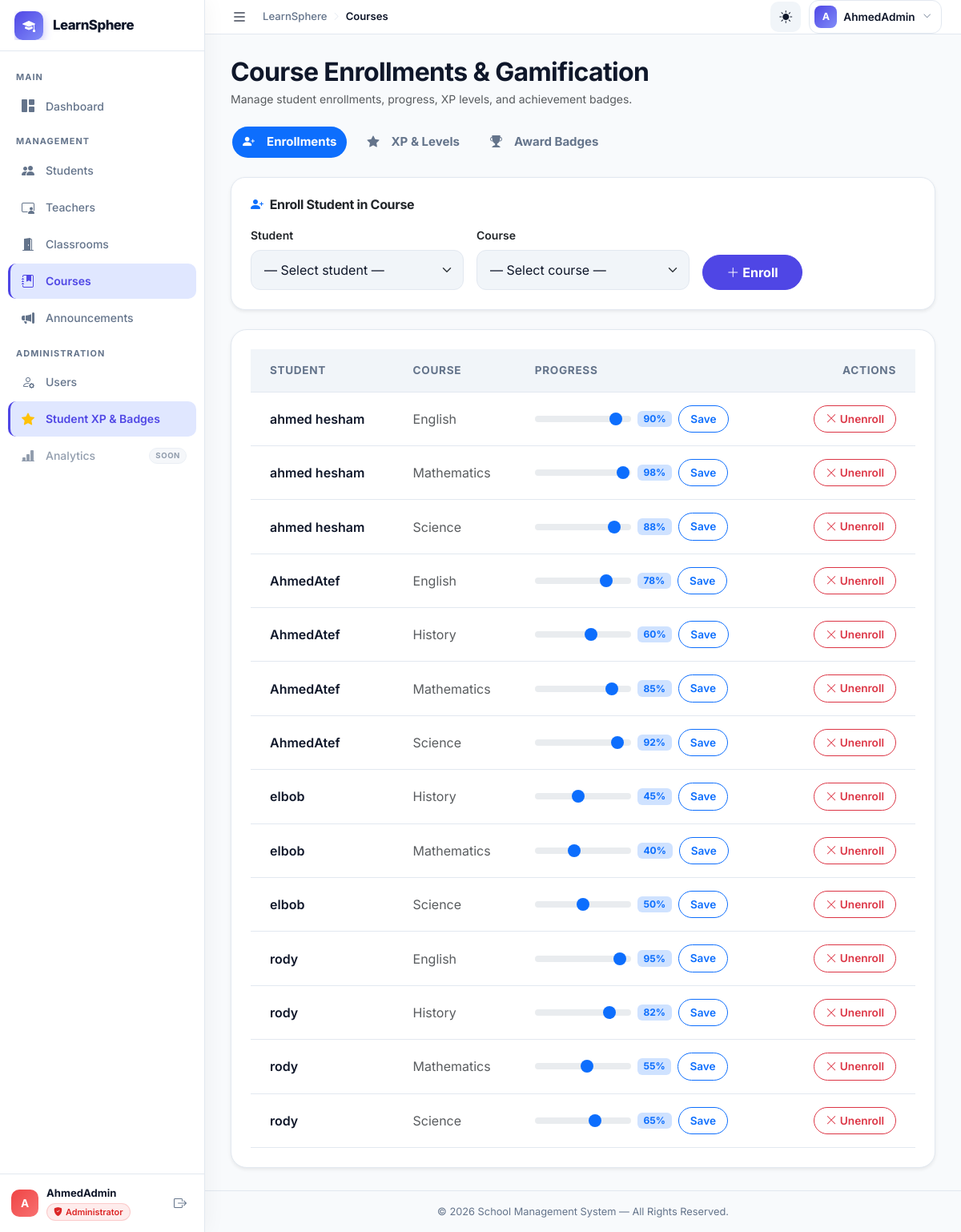
Screenshot of /modules/admin/courses/enrollments.php (signed in) with the database file from the repository.
### tables this page shows
CREATE TABLE `enrollments` (
  `id` int(11) NOT NULL AUTO_INCREMENT,
  `user_id` int(11) NOT NULL,
  `course_id` int(11) NOT NULL,
  `progress` tinyint(4) NOT NULL DEFAULT 0 CHECK (`progress` between 0 and 100),
  `enrolled_at` timestamp NOT NULL DEFAULT current_timestamp(),
  PRIMARY KEY (`id`),
  UNIQUE KEY `uq_enrollment` (`user_id`,`course_id`),
  KEY `fk_enroll_user` (`user_id`),
  KEY `fk_enroll_course` (`course_id`),
  CONSTRAINT `fk_enroll_course` FOREIGN KEY (`course_id`) REFERENCES `courses` (`id`) ON DELETE CASCADE,
  CONSTRAINT `fk_enroll_user` FOREIGN KEY (`user_id`) REFERENCES `users` (`id`) ON DELETE CASCADE
);

CREATE TABLE `users` (
  `id` int(11) NOT NULL AUTO_INCREMENT,
  `username` varchar(100) NOT NULL,
  `email` varchar(150) NOT NULL,
  `password` varchar(255) NOT NULL,
  `role` enum('admin','teacher','student') DEFAULT 'student',
  `created_at` timestamp NOT NULL DEFAULT current_timestamp(),
  PRIMARY KEY (`id`),
  UNIQUE KEY `username` (`username`),
  UNIQUE KEY `email` (`email`)
);

CREATE TABLE `courses` (
  `id` int(11) NOT NULL AUTO_INCREMENT,
  `name` varchar(150) NOT NULL,
  `description` text DEFAULT NULL,
  `icon` varchar(60) DEFAULT 'bi-book-fill',
  `color` enum('primary','success','warning','danger','info') DEFAULT 'primary',
  `teacher_id` int(11) DEFAULT NULL,
  `room_id` int(11) DEFAULT NULL,
  `created_at` timestamp NOT NULL DEFAULT current_timestamp(),
  PRIMARY KEY (`id`),
  KEY `fk_course_teacher` (`teacher_id`),
  KEY `fk_course_room` (`room_id`),
  CONSTRAINT `fk_course_room` FOREIGN KEY (`room_id`) REFERENCES `class_rooms` (`id`) ON DELETE SET NULL,
  CONSTRAINT `fk_course_teacher` FOREIGN KEY (`teacher_id`) REFERENCES `teachers` (`id`) ON DELETE SET NULL
);

### modules/admin/courses/enrollments.php (the view, shortened to what this page needs)
<?php
require_once BASE_PATH . '/config/connect.php';
$enrollments = $conn->query("
    SELECT u.id AS user_id, u.username, c.id AS course_id, c.name AS course, e.progress
    FROM enrollments e
    JOIN users   u ON u.id = e.user_id
    JOIN courses c ON c.id = e.course_id
    ORDER BY u.username, c.name
")->fetch_all(MYSQLI_ASSOC);
require_once BASE_PATH . '/includes/header.php';
?>
<div class="mb-4">
    <h2 class="mb-1">Course Enrollments & Gamification</h2>
    <p class="text-muted small mb-0">Manage student enrollments, progress, XP levels, and achievement badges.</p>
</div>
<ul class="nav nav-pills mb-4 gap-2" id="enrollTabs">
    <li class="nav-item">
        <button class="nav-link active rounded-pill" data-bs-toggle="pill" data-bs-target="#tab-enroll">
            <i class="bi bi-person-plus-fill me-2"></i>Enrollments
        </button>
    </li>
    <li class="nav-item">
        <button class="nav-link rounded-pill" data-bs-toggle="pill" data-bs-target="#tab-xp">
            <i class="bi bi-star-fill me-2"></i>XP & Levels
        </button>
    </li>
    <li class="nav-item">
        <button class="nav-link rounded-pill" data-bs-toggle="pill" data-bs-target="#tab-badges">
            <i class="bi bi-trophy-fill me-2"></i>Award Badges
        </button>
    </li>
</ul>
<div class="tab-content">
    <div class="tab-pane fade show active" id="tab-enroll">
        <div class="card border-0 shadow-sm mb-4" style="background:var(--app-surface);border:1px solid var(--app-border)!important;border-radius:18px;">
            <div class="card-body p-4">
                <h6 class="fw-bold mb-3"><i class="bi bi-person-plus-fill me-2 text-primary"></i>Enroll Student in Course</h6>
                <form method="POST" class="row g-3 align-items-end">
                    <div class="col-md-4">
                        <label class="form-label fw-semibold small">Student</label>
                        <select name="user_id" class="form-select" required>
                            <option value="">— Select student —</option>
                        </select>
                    </div>
                    <div class="col-md-4">
                        <label class="form-label fw-semibold small">Course</label>
                        <select name="course_id" class="form-select" required>
                            <option value="">— Select course —</option>
                        </select>
                    </div>
                    <div class="col-md-2">
                        <button type="submit" name="enroll" class="btn btn-primary rounded-pill w-100">
                            <i class="bi bi-plus-lg me-1"></i>Enroll
                        </button>
                    </div>
                </form>
            </div>
        </div>
        <?php if (!empty($enrollments)): ?>
        <div class="table-wrapper table-responsive border-0 shadow-sm" style="border-radius:20px;overflow:hidden;background:var(--app-surface);border:1px solid var(--app-border)!important;">
            <table class="table table-hover mb-0 align-middle">
                <thead style="background:var(--app-surface-soft);">
                    <tr>
                        <th class="ps-4 py-3" style="color:var(--app-muted);font-size:.85rem;font-weight:700;">Student</th>
                        <th class="py-3" style="color:var(--app-muted);font-size:.85rem;font-weight:700;">Course</th>
                        <th class="py-3" style="color:var(--app-muted);font-size:.85rem;font-weight:700;">Progress</th>
                        <th class="pe-4 py-3 text-end" style="color:var(--app-muted);font-size:.85rem;font-weight:700;">Actions</th>
                    </tr>
                </thead>
                <tbody>
                    <?php foreach ($enrollments as $e): ?>
                    <tr>
                        <td class="ps-4 fw-semibold" style="border-bottom:1px solid var(--app-border);">
                            <?= htmlspecialchars($e['username']); ?>
                        </td>
                        <td style="border-bottom:1px solid var(--app-border);" class="text-muted">
                            <?= htmlspecialchars($e['course']); ?>
                        </td>
                        <td style="border-bottom:1px solid var(--app-border);">
                            <form method="POST" class="d-flex align-items-center gap-2">
                                <input type="range" name="progress" class="form-range" style="width:120px;"
                                       min="0" max="100" value="<?= $e['progress']; ?>"
                                       oninput="this.nextElementSibling.textContent=this.value+'%'">
                                <span class="badge bg-primary-subtle text-primary" style="min-width:42px;">
                                    <?= $e['progress']; ?>%
                                </span>
                                <button type="submit" name="update_progress"
                                        class="btn btn-sm btn-outline-primary rounded-pill">Save</button>
                            </form>
                        </td>
                        <td class="pe-4 text-end" style="border-bottom:1px solid var(--app-border);">
                            <a href="?unenroll=<?= $e['user_id'] . '-' . $e['course_id']; ?>"
                               class="btn btn-sm btn-outline-danger rounded-pill"
                               onclick="return confirm('Unenroll this student from the course?')">
                                <i class="bi bi-x-lg me-1"></i>Unenroll
                            </a>
                        </td>
                    </tr>
                    <?php endforeach; ?>
                </tbody>
            </table>
        </div>
        <?php endif; ?>
    </div>
</div>
<?php require_once BASE_PATH . '/includes/footer.php'; ?>

### assets/css/custom.css (style rules this page uses)
:root { --app-bg: #f8fafc; --app-surface: #ffffff; --app-surface-soft: #f1f5f9; --app-text: #0f172a; --app-muted: #64748b; --app-border: #e2e8f0; --app-primary: #4f46e5; --app-primary-soft: #e0e7ff; --app-success: #10b981; --app-warning: #f59e0b; --app-danger: #ef4444; --app-shadow: 0 10px 40px -10px rgba(0,0,0,0.08); --app-shadow-hover: 0 20px 40px -10px rgba(0,0,0,0.12); --sidebar-width: 256px; --sidebar-collapsed-width: 72px; --topbar-height: 64px; --sidebar-transition: 0.28s cubic-bezier(0.4, 0, 0.2, 1); }
html, body { height: 100%; overflow: hidden; }
body { background: var(--app-bg); color: var(--app-text); font-family: "Inter", "Poppins", system-ui, -apple-system, "Segoe UI", Roboto, Arial, sans-serif; letter-spacing: 0; transition: background-color 0.3s ease, color 0.3s ease; }
h1, h2, h3, h4, h5, h6 { font-weight: 700; letter-spacing: -0.02em; }
.nav-link { align-items: center; border-radius: 999px; color: var(--app-muted); display: inline-flex; font-size: 0.94rem; font-weight: 700; gap: 7px; margin: 0 2px; padding: 8px 13px !important; }
.nav-link:hover, .nav-link.active { background: var(--app-primary-soft); color: var(--app-primary); }
.btn { border-radius: 12px; font-weight: 700; padding: 9px 14px; }
.btn-sm { border-radius: 10px; padding: 6px 11px; }
.btn-primary, .btn-success { background: var(--app-primary); border-color: var(--app-primary); transition: all 0.3s ease; }
.card { background: var(--app-surface); border: 1px solid var(--app-border); border-radius: 28px; box-shadow: var(--app-shadow); transition: all 0.3s cubic-bezier(0.4, 0, 0.2, 1); }
.table-wrapper { background: var(--app-surface); border-radius: 28px; box-shadow: var(--app-shadow); padding: 24px; border: 1px solid var(--app-border); overflow: hidden; }
.table { margin-bottom: 0; --bs-table-bg: transparent; --bs-table-color: var(--app-text); border-color: var(--app-border); }
.table>thead>tr>th { border-bottom-width: 1px; border-bottom-color: var(--app-border); font-weight: 600; color: var(--app-muted); text-transform: uppercase; font-size: 0.85rem; letter-spacing: 0.05em; padding: 16px; background: transparent !important; }
.table>tbody>tr>td { border-bottom-color: var(--app-border); padding: 16px; vertical-align: middle; }
.form-control, .form-select { background-color: var(--app-surface-soft); border: 1px solid var(--app-border); border-radius: 12px; padding: 12px 16px; color: var(--app-text); transition: all 0.3s ease; }
.btn-sm.rounded-pill { padding: 6px 14px; font-size: 0.85rem; font-weight: 600; transition: all 0.2s ease; }

### rows the page displays
enrollments: user.username "ahmed hesham", course.name "English", progress "90"
enrollments: user.username "ahmed hesham", course.name "Mathematics", progress "98"
enrollments: user.username "ahmed hesham", course.name "Science", progress "88"
enrollments: user.username "AhmedAtef", course.name "English", progress "78"
enrollments: user.username "AhmedAtef", course.name "History", progress "60"
enrollments: user.username "AhmedAtef", course.name "Mathematics", progress "85"
enrollments: user.username "AhmedAtef", course.name "Science", progress "92"
enrollments: user.username "elbob", course.name "History", progress "45"
enrollments: user.username "elbob", course.name "Mathematics", progress "40"
enrollments: user.username "elbob", course.name "Science", progress "50"
enrollments: user.username "rody", course.name "English", progress "95"
enrollments: user.username "rody", course.name "History", progress "82"
enrollments: user.username "rody", course.name "Mathematics", progress "55"
enrollments: user.username "rody", course.name "Science", progress "65"

### other values shown
substr($_SESSION['username'] ?? 'U', 0, 1) "A"
$_SESSION['username'] "AhmedAdmin"
role_label($currentRole) "Administrator"
